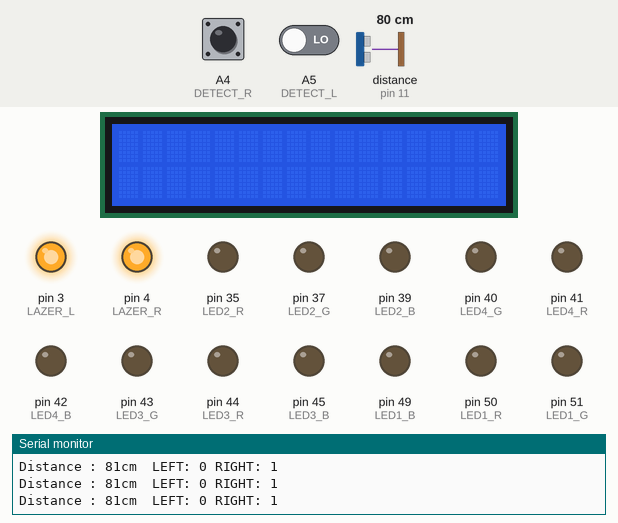
This sketch was run on a simulated Arduino Mega 2560, built with avr-gcc and run on an emulated ATmega2560. On the bench: 16×2 character LCD, output pins drawn as LEDs (lit = HIGH), the last lines printed to the serial monitor. Dashed ring = blinking. Inputs (shaded band) come from the test bench; at power-on: distance to the obstacle (sensor on pin 11) 80 cm, A4 (DETECT_R) HIGH, A5 (DETECT_L) LOW. The echo pulse lasts 58.3 µs per cm.

Above: at 1.2 s.
1.3 s: distance to the obstacle (sensor on pin 11) set to 2 cm
At 2.1 s:
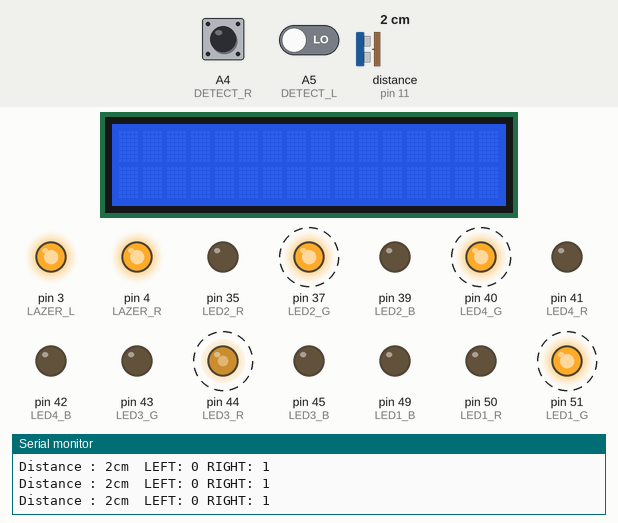
4.3 s: distance to the obstacle (sensor on pin 11) set to 18 cm
At 5.1 s:
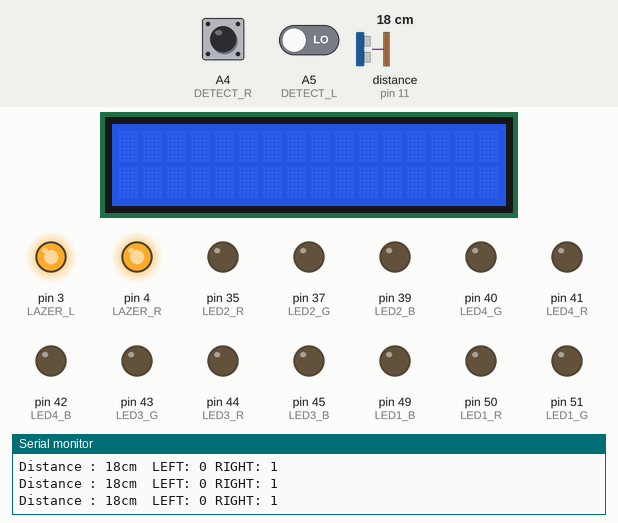
Timing chart, 0 to 7.3 s (numbered marks = the images above; inputs shaded):
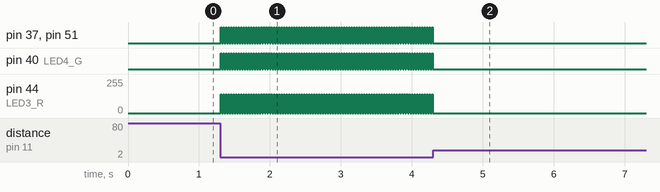

Measured:
- after the input at 1.3 s, pin 37 (LED2_G), pin 40 (LED4_G), pin 51 (LED1_G): alternates HIGH for 0.01 s and LOW for 0.02 s, starting at once; pin 44 (LED3_R): alternates 140/255 for 0.01 s and 0/255 for 0.02 s, starting at once
- after the input at 4.3 s, pin 37 (LED2_G), pin 40 (LED4_G), pin 51 (LED1_G): stops changing and stays LOW; pin 44 (LED3_R): stops changing and stays 0/255

The sketch:

capstone_car_approach.ino
```cpp
#include <NewPing.h>
#include <LiquidCrystal_I2C.h>
#include <Wire.h>

 LiquidCrystal_I2C lcd(0x27, 16, 2);

int TRIGGER_PIN = 10  ;
int ECHO_PIN    = 11  ;
int MAX_DISTANCE = 200 ;

int LAZER_L = 3;
int LAZER_R = 4;
int DETECT_L = A5;
int DETECT_R = A4;

int LED1_R = 50;
int LED1_G = 51;
int LED1_B = 49;

int LED2_R = 35;
int LED2_G = 37;
int LED2_B = 39;

int LED3_R = 44;
int LED3_G = 43;
int LED3_B = 45;

int LED4_R = 41;
int LED4_G = 40;
int LED4_B = 42;


NewPing sonar(TRIGGER_PIN, ECHO_PIN, MAX_DISTANCE);

void setup() {
  Serial.begin(9600);
  pinMode(LED1_R, OUTPUT);
  pinMode(LED1_G, OUTPUT);
  pinMode(LED1_B, OUTPUT);

  pinMode(LED2_R, OUTPUT);
  pinMode(LED2_G, OUTPUT);
  pinMode(LED2_B, OUTPUT);

  pinMode(LED3_R, OUTPUT);
  pinMode(LED3_G, OUTPUT);
  pinMode(LED3_B, OUTPUT);

  pinMode(LED4_R, OUTPUT);
  pinMode(LED4_G, OUTPUT);
  pinMode(LED4_B, OUTPUT);

  pinMode(LAZER_L, OUTPUT);
  pinMode(LAZER_R, OUTPUT);

  pinMode(DETECT_L, INPUT);
  pinMode(DETECT_R, INPUT);

  lcd.init();
  lcd.backlight();

  digitalWrite(LAZER_L, HIGH);
  digitalWrite(LAZER_R, HIGH);
}
void loop() {
  int L_detected = digitalRead(DETECT_L);
  int R_detected = digitalRead(DETECT_R);


  Serial.print("Distance : ");
  Serial.print(sonar.ping_cm());
  Serial.print("cm  ");
  Serial.print("LEFT: ");
  Serial.print(L_detected);
  Serial.print(" RIGHT: ");
  Serial.println(R_detected);


  if (sonar.ping_cm() < 8 ) {
    if (L_detected == HIGH && R_detected == HIGH){
   analogWrite(LED1_R, 0);
   analogWrite(LED1_G, 0);
   analogWrite(LED1_B, 0);
   analogWrite(LED2_R, 0);
   analogWrite(LED2_G, 0);
   analogWrite(LED2_B, 0);
   analogWrite(LED3_R, 0);
   analogWrite(LED3_G, 0);
   analogWrite(LED3_B, 0);
   analogWrite(LED4_R, 0);
   analogWrite(LED4_G, 0);
   analogWrite(LED4_B, 0);
  }
  else if (L_detected == LOW && R_detected == HIGH){
   analogWrite(LED1_R, 0);
   analogWrite(LED1_G, 140);
   analogWrite(LED1_B, 0);
   analogWrite(LED2_R, 0);
   analogWrite(LED2_G, 140);
   analogWrite(LED2_B, 0);
   analogWrite(LED3_R, 140);
   analogWrite(LED3_G, 0);
   analogWrite(LED3_B, 0);
   analogWrite(LED4_R, 0);
   analogWrite(LED4_G, 140);
   analogWrite(LED4_B, 0);

   lcd.setCursor(0,0);
   lcd.print("  Check Right  ");
  }
  else if (R_detected == LOW && L_detected==HIGH){
   analogWrite(LED1_R, 0);
   analogWrite(LED1_G, 140);
   analogWrite(LED1_B, 0);
   analogWrite(LED2_R, 140);
   analogWrite(LED2_G, 0);
   analogWrite(LED2_B, 0);
   analogWrite(LED3_R, 0);
   analogWrite(LED3_G, 140);
   analogWrite(LED3_B, 0);
   analogWrite(LED4_R, 0);
   analogWrite(LED4_G, 140);
   analogWrite(LED4_B, 0);

   lcd.setCursor(0,0);
   lcd.print("  Check Left  ");
  }

    else {
   analogWrite(LED1_R, 0);
   analogWrite(LED1_G, 140);
   analogWrite(LED1_B, 0);
   analogWrite(LED2_R, 0);
   analogWrite(LED2_G, 140);
   analogWrite(LED2_B, 0);
   analogWrite(LED3_R, 0);
   analogWrite(LED3_G, 140);
   analogWrite(LED3_B, 0);
   analogWrite(LED4_R, 0);
   analogWrite(LED4_G, 140);
   analogWrite(LED4_B, 0);

   lcd.setCursor(0,0);
   lcd.print("   WELL DONE   ");
   }
}
else{
  analogWrite(LED1_R, 0);
}
   analogWrite(LED1_G, 0);
   analogWrite(LED1_B, 0);
   analogWrite(LED2_R, 0);
   analogWrite(LED2_G, 0);
   analogWrite(LED2_B, 0);
   analogWrite(LED3_R, 0);
   analogWrite(LED3_G, 0);
   analogWrite(LED3_B, 0);
   analogWrite(LED4_R, 0);
   analogWrite(LED4_G, 0);
   analogWrite(LED4_B, 0);
lcd.clear() ;

    }
```
